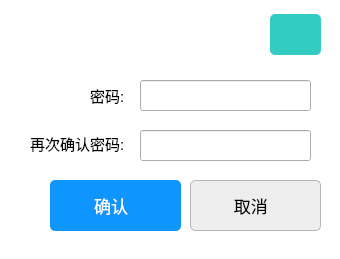
<?xml version="1.0" encoding="UTF-8"?>
<ui version="4.0">
 <class>Admin_Modify_Pwd</class>
 <widget class="QWidget" name="Admin_Modify_Pwd">
  <property name="geometry">
   <rect>
    <x>0</x>
    <y>0</y>
    <width>340</width>
    <height>259</height>
   </rect>
  </property>
  <property name="cursor">
   <cursorShape>BlankCursor</cursorShape>
  </property>
  <property name="windowTitle">
   <string>Form</string>
  </property>
  <property name="styleSheet">
   <string notr="true">QWidget#Admin_Modify_Pwd
{
	
	background-color: rgb(255, 255, 255);
}</string>
  </property>
  <widget class="QLineEdit" name="lePwd">
   <property name="geometry">
    <rect>
     <x>140</x>
     <y>80</y>
     <width>171</width>
     <height>31</height>
    </rect>
   </property>
   <property name="font">
    <font>
     <pointsize>15</pointsize>
    </font>
   </property>
   <property name="echoMode">
    <enum>QLineEdit::Password</enum>
   </property>
  </widget>
  <widget class="QLabel" name="label">
   <property name="geometry">
    <rect>
     <x>90</x>
     <y>85</y>
     <width>54</width>
     <height>21</height>
    </rect>
   </property>
   <property name="font">
    <font>
     <pointsize>11</pointsize>
    </font>
   </property>
   <property name="text">
    <string>密码:</string>
   </property>
  </widget>
  <widget class="QLabel" name="label_2">
   <property name="geometry">
    <rect>
     <x>30</x>
     <y>133</y>
     <width>101</width>
     <height>21</height>
    </rect>
   </property>
   <property name="font">
    <font>
     <pointsize>11</pointsize>
    </font>
   </property>
   <property name="text">
    <string>再次确认密码:</string>
   </property>
  </widget>
  <widget class="QLineEdit" name="lePwdConfirm">
   <property name="geometry">
    <rect>
     <x>140</x>
     <y>130</y>
     <width>171</width>
     <height>31</height>
    </rect>
   </property>
   <property name="font">
    <font>
     <pointsize>15</pointsize>
    </font>
   </property>
   <property name="echoMode">
    <enum>QLineEdit::Password</enum>
   </property>
  </widget>
  <widget class="QPushButton" name="btnOk">
   <property name="geometry">
    <rect>
     <x>50</x>
     <y>180</y>
     <width>131</width>
     <height>51</height>
    </rect>
   </property>
   <property name="font">
    <font>
     <family>Microsoft Yahei</family>
     <pointsize>13</pointsize>
    </font>
   </property>
   <property name="cursor">
    <cursorShape>BlankCursor</cursorShape>
   </property>
   <property name="focusPolicy">
    <enum>Qt::NoFocus</enum>
   </property>
   <property name="styleSheet">
    <string notr="true">QPushButton
{
    font-family:Microsoft Yahei;
    color:white;
    background-color:rgb(14 , 150 , 254);
    border-radius:5px;
}

QPushButton:hover
{
    background-color:rgb(44 , 137 , 255);
}

QPushButton:pressed
{
    background-color:rgb(14 , 135 , 228);
    padding-left:3px;
    padding-top:3px;
}</string>
   </property>
   <property name="text">
    <string>确认  </string>
   </property>
   <property name="icon">
    <iconset resource="imageIcon.qrc">
     <normaloff>:/imgIcon/appbar.check.png</normaloff>:/imgIcon/appbar.check.png</iconset>
   </property>
   <property name="iconSize">
    <size>
     <width>76</width>
     <height>76</height>
    </size>
   </property>
  </widget>
  <widget class="QPushButton" name="btnCancel">
   <property name="geometry">
    <rect>
     <x>190</x>
     <y>180</y>
     <width>131</width>
     <height>51</height>
    </rect>
   </property>
   <property name="font">
    <font>
     <pointsize>13</pointsize>
    </font>
   </property>
   <property name="cursor">
    <cursorShape>BlankCursor</cursorShape>
   </property>
   <property name="focusPolicy">
    <enum>Qt::NoFocus</enum>
   </property>
   <property name="styleSheet">
    <string notr="true">QPushButton
{
    color:black;
    background-color:rgb(238 , 238 , 238);
    border: 1px solid rgb(183 , 183 , 183);
	border-radius:5px;
}

QPushButton:hover
{
    color:black;
    background-color:rgb(228 , 240 , 250);
    border: 1px solid rgb(15 , 150 , 255);
}

QPushButton:pressed
{
    color:black;
    background-color:rgb(204 , 228 , 247);
    border: 1px solid rgb(1 , 84 , 153);
    padding-left:3px;
    padding-top:3px;
}</string>
   </property>
   <property name="text">
    <string>取消  </string>
   </property>
   <property name="icon">
    <iconset resource="imageIcon.qrc">
     <normaloff>:/imgIcon/appbar.close.2.png</normaloff>:/imgIcon/appbar.close.2.png</iconset>
   </property>
   <property name="iconSize">
    <size>
     <width>76</width>
     <height>76</height>
    </size>
   </property>
  </widget>
  <widget class="QLabel" name="label_7">
   <property name="geometry">
    <rect>
     <x>6</x>
     <y>-2</y>
     <width>76</width>
     <height>76</height>
    </rect>
   </property>
   <property name="styleSheet">
    <string notr="true">border-image: url(:/imgIcon/appbar.cog.png);</string>
   </property>
   <property name="text">
    <string/>
   </property>
  </widget>
  <widget class="QPushButton" name="btn_close">
   <property name="geometry">
    <rect>
     <x>270</x>
     <y>14</y>
     <width>51</width>
     <height>41</height>
    </rect>
   </property>
   <property name="cursor">
    <cursorShape>BlankCursor</cursorShape>
   </property>
   <property name="styleSheet">
    <string notr="true">QPushButton
{
    font-family:Microsoft Yahei;
    color:white;
	background-color:rgb(50 , 204 , 194);
    border-radius:5px;
}

QPushButton:hover
{
    background-color:rgb(50, 184, 179);
}

QPushButton:pressed
{
    background-color:rgb(41, 144, 163);
    padding-left:3px;
    padding-top:3px;
}</string>
   </property>
   <property name="text">
    <string/>
   </property>
   <property name="icon">
    <iconset resource="imageIcon.qrc">
     <normaloff>:/imgIcon/appbar.close.png</normaloff>:/imgIcon/appbar.close.png</iconset>
   </property>
   <property name="iconSize">
    <size>
     <width>76</width>
     <height>76</height>
    </size>
   </property>
  </widget>
  <widget class="QLabel" name="label_8">
   <property name="geometry">
    <rect>
     <x>70</x>
     <y>15</y>
     <width>171</width>
     <height>41</height>
    </rect>
   </property>
   <property name="font">
    <font>
     <family>微软雅黑</family>
     <pointsize>15</pointsize>
     <weight>75</weight>
     <bold>true</bold>
    </font>
   </property>
   <property name="styleSheet">
    <string notr="true">color: rgb(255, 255, 255);</string>
   </property>
   <property name="text">
    <string>修改管理员密码</string>
   </property>
  </widget>
 </widget>
 <resources>
  <include location="imageIcon.qrc"/>
 </resources>
 <connections/>
</ui>
